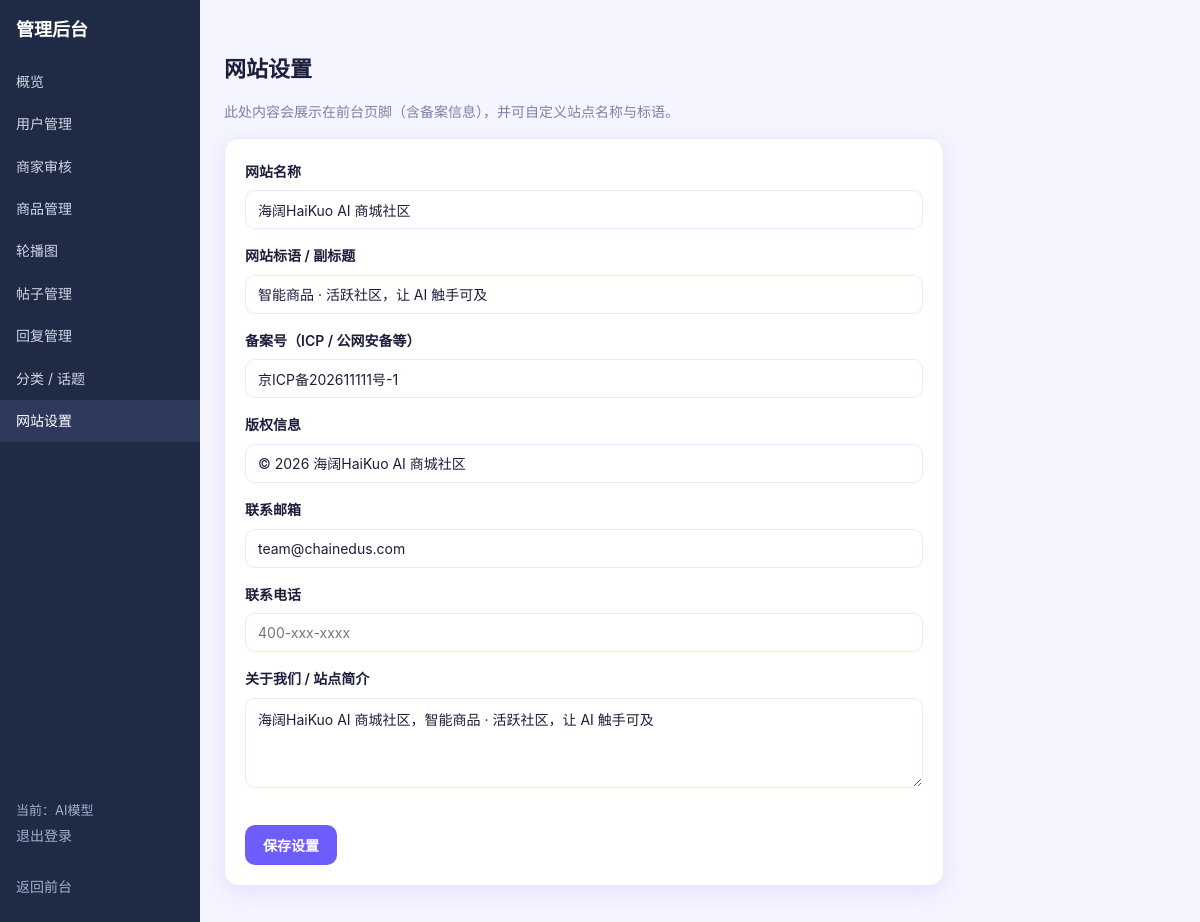
Screenshot of /admin/settings.php (signed in) with the database file from the repository.
### tables this page shows
CREATE TABLE `site_settings` (
  `id` int(10) unsigned NOT NULL AUTO_INCREMENT,
  `site_name` varchar(100) NOT NULL DEFAULT '',
  `site_slogan` varchar(200) NOT NULL DEFAULT '',
  `icp` varchar(100) NOT NULL DEFAULT '',
  `copyright` varchar(200) NOT NULL DEFAULT '',
  `contact_email` varchar(120) NOT NULL DEFAULT '',
  `contact_phone` varchar(60) NOT NULL DEFAULT '',
  `about` text,
  `created_at` datetime NOT NULL,
  `updated_at` datetime NOT NULL,
  PRIMARY KEY (`id`)
);

### config/db.php (called while the page is built)
<?php
return [
    'host'     => '127.0.0.1',
    'dbname'   => 'XXXXXXXX',
    'username' => 'XXXXXXXX',
    'password' => 'XXXXXXXX',
    'charset'  => 'utf8mb4',
];

### core/Database.php (called while the page is built)
<?php
class Database
{
    private static $pdo = null;
    public static function getConnection()
    {
        if (self::$pdo === null) {
            $config = require __DIR__ . '/../config/db.php';
            $dsn = "mysql:host={$config['host']};dbname={$config['dbname']};charset={$config['charset']}";
            self::$pdo = new PDO($dsn, $config['username'], $config['password'], [
                PDO::ATTR_ERRMODE            => PDO::ERRMODE_EXCEPTION,
                PDO::ATTR_DEFAULT_FETCH_MODE => PDO::FETCH_ASSOC,
                PDO::ATTR_EMULATE_PREPARES   => false,
            ]);
        }
        return self::$pdo;
    }
}

### models/Setting.php (called while the page is built, shortened)
<?php
require_once __DIR__ . '/../core/Database.php';
class Setting
{
    private $pdo;
    public function __construct()
    {
        $this->pdo = Database::getConnection();
        $this->ensureTable();
    }
    private function ensureTable()
    {
        $check = $this->pdo->query("SHOW TABLES LIKE 'site_settings'");
    }
    public function getAll()
    {
        $stmt = $this->pdo->prepare("SELECT * FROM site_settings WHERE id = 1");
        $stmt->execute();
        return $stmt->fetch();
    }
}

### core/functions.php (called while the page is built, shortened)
<?php
require_once __DIR__ . '/Database.php';
function e($str)
{
    return htmlspecialchars($str ?? '', ENT_QUOTES, 'UTF-8');
}

### admin/settings.php (the view, shortened to what this page needs)
<?php
require_once __DIR__ . '/auth_check.php';
require_once __DIR__ . '/../models/Setting.php';
$settingModel = new Setting();
$settings     = $settingModel->getAll();
require 'layout/header.php';
?>
<h2>网站设置</h2>
<p class="muted">此处内容会展示在前台页脚（含备案信息），并可自定义站点名称与标语。</p>
<div class="card" style="max-width:720px;">
    <form method="post">
        <label>网站名称</label>
        <input type="text" name="site_name" value="<?php echo e($settings['site_name'] ?? ''); ?>" required>
        <label>网站标语 / 副标题</label>
        <input type="text" name="site_slogan" value="<?php echo e($settings['site_slogan'] ?? ''); ?>" placeholder="一句话介绍你的站点">
        <label>备案号（ICP / 公网安备等）</label>
        <input type="text" name="icp" value="<?php echo e($settings['icp'] ?? ''); ?>" placeholder="如：京ICP备12345678号-1">
        <label>版权信息</label>
        <input type="text" name="copyright" value="<?php echo e($settings['copyright'] ?? ''); ?>" placeholder="© 2026 你的站点">
        <label>联系邮箱</label>
        <input type="text" name="contact_email" value="<?php echo e($settings['contact_email'] ?? ''); ?>" placeholder="admin@example.com">
        <label>联系电话</label>
        <input type="text" name="contact_phone" value="<?php echo e($settings['contact_phone'] ?? ''); ?>" placeholder="400-xxx-xxxx">
        <label>关于我们 / 站点简介</label>
        <textarea name="about" style="min-height:90px;"><?php echo e($settings['about'] ?? ''); ?></textarea>
        <button class="btn" type="submit" style="margin-top:16px;">保存设置</button>
    </form>
</div>
<?php require 'layout/footer.php'; ?>

### assets/css/style.css (style rules this page uses)
:root { --primary: #6d5efc; --primary-dark: #4f3fd6; --accent: #00d4ff; --grad: linear-gradient(135deg, #6d5efc 0%, #00d4ff 100%); --grad-soft: linear-gradient(135deg, rgba(109,94,252,.10), rgba(0,212,255,.10)); --danger: #ff4d6d; --text: #1b1f3b; --muted: #7a82a6; --bg: #f4f5ff; --card: #ffffff; --border: #e7e9ff; --radius: 14px; --shadow: 0 6px 22px rgba(76,63,214,.10); }
* { box-sizing: border-box; }
body { margin: 0; font-family: -apple-system, BlinkMacSystemFont, "Segoe UI", "PingFang SC", "Microsoft YaHei", Roboto, Helvetica, Arial, sans-serif; background: var(--bg); color: var(--text); line-height: 1.6; }
.card { background: var(--card); border: 1px solid var(--border); border-radius: var(--radius); padding: 20px; box-shadow: var(--shadow); margin-bottom: 20px; }
h2 { font-size: 22px; margin: 28px 0 14px; }
.btn { display: inline-block; background: var(--primary); color: #fff; border: none; padding: 10px 18px; border-radius: 10px; cursor: pointer; font-size: 14px; font-weight: 600; transition: background .15s; }
input, textarea, select { width: 100%; padding: 10px 12px; margin: 6px 0 14px; border: 1px solid var(--border); border-radius: 10px; font-size: 14px; font-family: inherit; background: #fff; color: var(--text); }
textarea { min-height: 110px; resize: vertical; }
label { font-weight: 600; font-size: 14px; }
.muted { color: var(--muted); font-size: 14px; }

### admin/layout/header.php (style rules this page uses)
body { display: flex; margin: 0; }

### rows the page displays
site_settings: site_name "海阔HaiKuo AI 商城社区", site_slogan "智能商品 · 活跃社区，让 AI 触手可及", icp "京ICP备202611111号-1", copyright "© 2026 海阔HaiKuo AI 商城社区", contact_email "team@chainedus.com", about "海阔HaiKuo AI 商城社区，智能商品 · 活跃社区，让 AI 触手可及"

### other values shown
$label "概览"
$label "用户管理"
$label "商家审核"
$label "商品管理"
$label "轮播图"
$label "帖子管理"
$label "回复管理"
$label "分类 / 话题"
$label "网站设置"
$adminName "AI模型"
